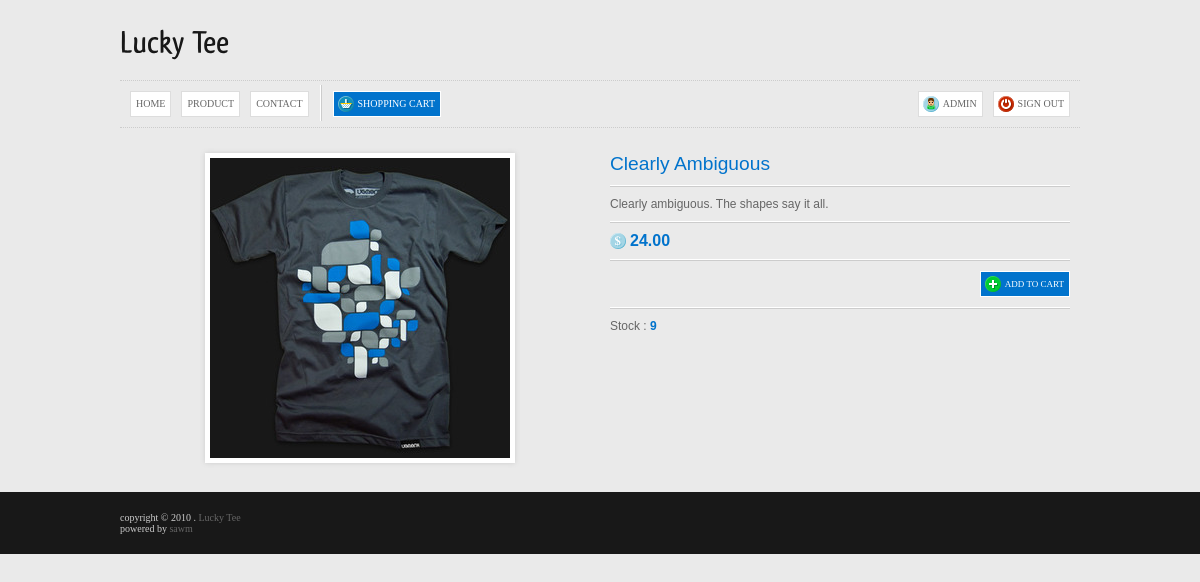
The page /product/1 (signed in) on the database its author committed.
### tables this page shows
CREATE TABLE IF NOT EXISTS `product` (
  `ID` int(5) NOT NULL AUTO_INCREMENT,
  `name` varchar(128) NOT NULL,
  `category` varchar(32) NOT NULL,
  `info` text NOT NULL,
  `img` varchar(256) NOT NULL,
  `price` double NOT NULL,
  `stock` int(5) NOT NULL,
  `hit` int(5) NOT NULL,
  `status` int(2) NOT NULL DEFAULT '1',
  PRIMARY KEY (`ID`)
);

### product_details.php (the view, shortened to what this page needs)
<?php
require_once 'config.php';
$get = $_GET;
?>
<!DOCTYPE html>
<html>
<head>
	<link rel="stylesheet" href="<?=base_url?>css/base.css" type="text/css" />
</head>
<body>
<div id="wrapper">
	<div id="header">
		<h1 class="logo"><?=title?></h1>
	</div>
	<?php include('nav.php'); ?>
	<?php
		$st = $db->prepare("SELECT * FROM product WHERE ID=?");
		$st->execute(array($get['id']));
		$r = $st->fetchObject();
	?>
	<div id="content" class="product-details">
		<div class="img center">
			<img src="<?=base_url?>images/<?=$r->img?>" />
		</div>
		<div class="info">
			<div class="product-name"><?=$r->name?></div>
			<div class="separator"></div>
			<div class="desc">
				<?=nl2br($r->info)?>
			</div>
			<div class="separator"></div>
			<div class="price">
				<?=number_format($r->price, 2, '.', '')?>
			</div>
			<div class="separator"></div>
			<?php
				if ($r->stock < 1) {
			?>
			<div class="product-add">
				<span class="btn outofstock">sold out</span>
			</div>
			<div class="separator"></div>
			<div class="desc">
				We are very sorry but this product is not available for the moment.<br />
				We recommend you to look at our other product.
			</div>
			<div class="separator"></div>
			<div class="desc">
				<a href="<?=base_url?>product" class="btn continue-shop">continue shopping</a>
			</div>
			<?php
				} else {
			?>
			<div class="product-add">
				<a href="cart_add/<?=$r->ID?>" class="btn add-to-cart">add to cart</a>
			</div>
			<div class="separator"></div>
			<div class="desc">
				Stock : <span class="blue bold"><?=$r->stock?></span>
			</div>
			<?php
				}
			?>
		</div>
	</div>
</div>
<?php include('footer.php'); ?>

### css/base.css (style rules this page uses)
body { margin:0; font-family:"trebuchet ms","lucida grande", sans-serif; font-size:100%; background:#eaeaea; }
#wrapper { width:960px; margin:0 auto; }
#header { height:80px; }
#header h1.logo { margin:0; padding:0; line-height:80px; font-weight:normal; color:#181818; text-shadow:1px 1px #fff; }
#content { padding:15px 0 }
.product-details .img { float:left; width:480px; }
.product-details .img img { border:solid 5px #fff; -moz-box-shadow:0 0 5px #ccc; -webkit-box-shadow:0 0 5px #ccc; }
.product-details .info { float:right; width:460px; padding:0 10px; }
.info .product-name { font-size:1.2em; color:#0173CC }
.info .price { font-weight:bold; line-height:16px; text-indent:20px; background:url("../images/currency_usd.png") left center no-repeat; color:#0173CC }
.info .separator { width:100%; height:1px; font-size:1px; background:#fff; border-bottom:solid 1px #ccc; margin:10px 0; }
.info .desc { font-size:.75em; color:#666; }
.info .product-add { font-size:.75em; text-align:right; }
.center { text-align:center }
.blue { color:#0173CC }
.bold { font-weight:bold }
a.btn, .btn { line-height:24px; display:inline-block; padding:0 5px; font-size:.75em; text-decoration:none; text-transform:uppercase; font-family:tahoma; background:#fff; color:#666; border:solid 1px #ddd; -webkit-transition:all .3s ease-in; -moz-transition:all .3s ease-in; -o-transition:all .3s ease-in; transition:all .3s ease-in; }
a.add-to-cart { background:#0173CC url("../images/add.png") 4px center no-repeat; padding-left:24px; border:solid 1px #fff; color:#fff }
a { color:#0173CC }

### rows shown on the page
product: img (picture), name "Clearly Ambiguous", info "Clearly ambiguous. The shapes say it all.", price "24.00", stock "9"

### other values the page prints
$_SESSION['name'] "ADMIN"
title "Lucky Tee"
